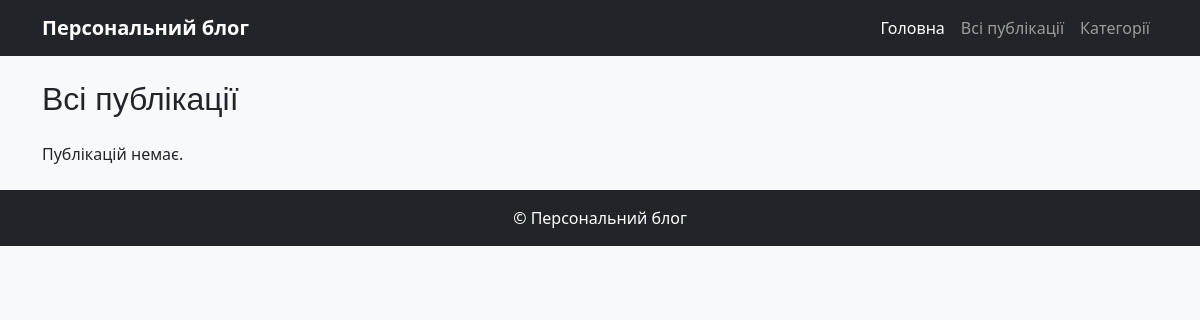
/articles/, run on an earlier commit of the app's database.
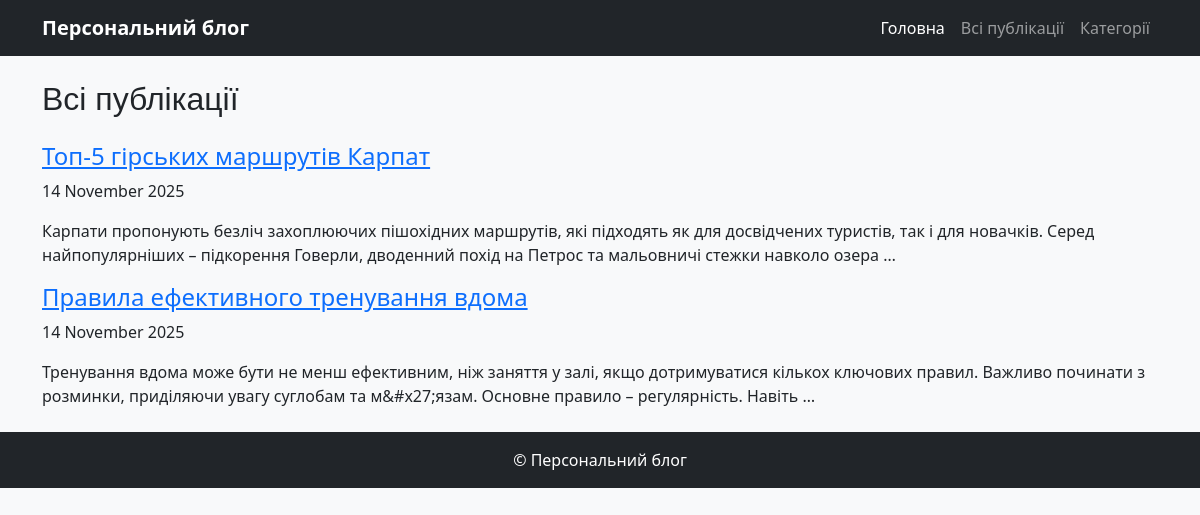
And on a later commit of the database.
### app_blog/models.py (models this page shows, shortened)
class Article(models.Model):
    STATUS_CHOICES = (
        ('draft', 'Чернетка'),
        ('published', 'Опубліковано'),
    )
    title = models.CharField(max_length=250)
    slug = models.SlugField(max_length=250, unique=True)
    author = models.ForeignKey(
        User, on_delete=models.CASCADE, related_name='blog_posts'
    )
    body = models.TextField()
    publish = models.DateTimeField(default=timezone.now)
    created = models.DateTimeField(auto_now_add=True)
    updated = models.DateTimeField(auto_now=True)
    status = models.CharField(max_length=10, choices=STATUS_CHOICES, default='draft')
    category = models.ForeignKey(Category, on_delete=models.CASCADE, related_name='articles')
    class Meta:
        ordering = ('-publish',)
        verbose_name = 'Стаття'
        verbose_name_plural = 'Статті'
    def get_absolute_url(self):
        return reverse("article_detail", kwargs={"slug": self.slug})

### app_blog/views.py (the view)
# urls.py: path('articles/', views.ArticleList.as_view(), name='articles-list'),
class ArticleList(ListView):
    model = Article
    template_name = "articles_list.html"
    context_object_name = "articles"
    def get_queryset(self):
        return Article.objects.filter(status='published').order_by('-publish')

### app_blog/templates/articles_list.html
{% extends "base.html" %}
{% block content %}
<h2 class="mb-4">Всі публікації</h2>
{% for item in articles %}
    <div class="article-block mt-3">
        <a href="{{ item.get_absolute_url }}">
            <h4>{{ item.title }}</h4>
        </a>
        <p>{{ item.publish|date:"d E Y" }}</p>
        <p>{{ item.body|truncatewords_html:30 }}</p>
    </div>
{% empty %}
    <p>Публікацій немає.</p>
{% endfor %}
{% endblock %}

### templates/base.html (shortened to what this page needs)
<!DOCTYPE html>
<html lang="uk">
<head>
    {% load static %}
    <link rel="stylesheet" href="{% static 'css/main.css' %}">
    <link href="https://cdn.jsdelivr.net/npm/bootstrap@5.3.2/dist/css/bootstrap.min.css" rel="stylesheet">
</head>
<body class="bg-light">
<nav class="navbar navbar-expand-lg navbar-dark bg-dark mb-4">
    <div class="container">
        <a class="navbar-brand" href="/">Персональний блог</a>
        <div class="collapse navbar-collapse" id="navbarNav">
            <ul class="navbar-nav ms-auto">
                <li class="nav-item"><a class="nav-link active" href="/">Головна</a></li>
                <li class="nav-item"><a class="nav-link" href="/articles/">Всі публікації</a></li>
                <li class="nav-item"><a class="nav-link" href="/categories/">Категорії</a></li>
            </ul>
        </div>
    </div>
</nav>
<div class="container">
    {% block content %}{% endblock %}
</div>
<footer class="bg-dark text-white text-center py-3 mt-4">
    &copy; {{ now|date:"Y" }} Персональний блог
</footer>
</body>
</html>

### app_blog/static/css/main.css (style rules this page uses)
body { background: url('/static/img/bg.jpg') no-repeat center center fixed; background-size: cover; }
h2, h3 { font-family: "Arial", sans-serif; }
.navbar-brand { font-weight: bold; font-size: 1.3rem; }

What changed in the data, as far as the page shows it:
added Article: title "Топ-5 гірських маршрутів Карпат", publish "14 November 2025", body "Карпати пропонують безліч захоплюючих пішохідних маршрутів, які підходять як для досвідчених туристів, так і для новачків. Серед найпопулярніших – підкорення Говерли, дводенний похід на Петрос та мальовничі стежки навколо озера …"
added Article: title "Правила ефективного тренування вдома", publish "14 November 2025", body "Тренування вдома може бути не менш ефективним, ніж заняття у залі, якщо дотримуватися кількох ключових правил. Важливо починати з розминки, приділяючи увагу суглобам та м&#x27;язам. Основне правило – регулярність. Навіть …"
Also different on the page:
text no longer shown: "Публікацій немає."
